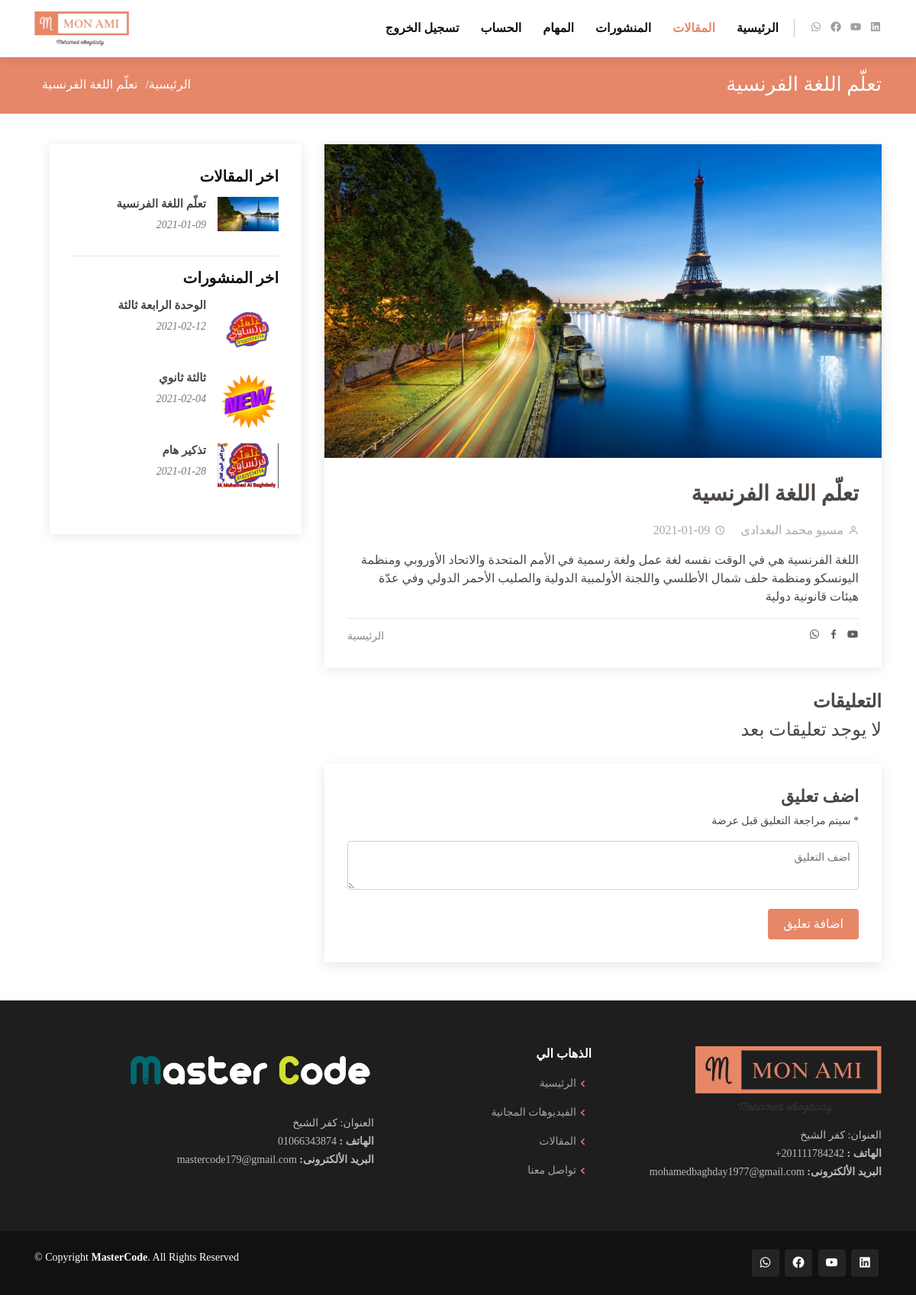
The app's page /postcontent.php?postid=50 (signed in) with its own data.
### tables this page shows
CREATE TABLE `post` (
  `post_id` int(11) NOT NULL,
  `post_name` varchar(255) NOT NULL,
  `post_description` text NOT NULL,
  `post_image` varchar(255) NOT NULL,
  `post_data` date NOT NULL,
  `allow_comment` tinyint(4) NOT NULL DEFAULT '0',
  `users` int(11) NOT NULL,
  `tags` varchar(225) NOT NULL,
  `type` tinyint(4) DEFAULT NULL,
  `cat_id` int(11) DEFAULT NULL
);

### postcontent.php (the view, shortened to what this page needs)
<?php
include 'inital.php';
$getUser = $con->prepare("SELECT * FROM members WHERE username = ?");
$getUser->execute(array($sessionUser));
$info = $getUser->fetch();
if (isset($_SESSION['user']) && $info['regstatus'] == 1) {
    $post_id = isset($_GET['postid']) && is_numeric($_GET['postid']) ? intval($_GET['postid']) : 0;
    $getposts = $con->prepare("SELECT * FROM post where post_id = ?");
    $getposts->execute(array($post_id));
    $post = $getposts->fetch();
    if(!empty($post)){
    include $tpl . 'header2.php';
?>
<main id="main" style="direction: rtl;">
    <section id="breadcrumbs" class="breadcrumbs">
        <div class="container">
            <div class="d-flex justify-content-between align-items-center">
            <h2 class="mt-2 text-right"><?php echo $post['post_name'] ;?></h2>
            <ol>
                <li><a href="index.html">الرئيسية</a></li>
                <li><?php echo $post['post_name'] ;?></li>
            </ol>
            </div>
        </div>
    </section>
    <section id="blog" class="blog">
    <div class="container">
        <div class="row">
            <div class="col-lg-8 entries">
                <article class="entry entry-single" data-aos="fade-up">
                    <div class="entry-img">
                        <img src="admin/uploads/<?php echo $post['post_image'];?>" alt="" class="img-fluid">
                    </div>
                    <h2 class="entry-title">
                        <?php echo $post['post_name'] ;?>
                    </h2>
                    <div class="entry-meta">
                        <ul>
                        <li class="d-flex align-items-center"><i class="bx bx-user"></i>  مسيو محمد البغدادى </li>
                        <li class="d-flex align-items-center"><i class="bx bx-time-five "></i> <time datetime="2020-01-01">  <?php echo $post['post_data'] ;?>  </time></li>
                        </ul>
                    </div>
                    <div class="entry-content">
                        <p><?php echo $post['post_description'] ;?></p>
                    </div>
                    <div class="entry-footer clearfix">
                        <div class="float-left">
                            <ul class="cats">
                                <li><a href="posts.php">الرئيسية</a></li>
                            </ul>
                        </div>
                        <div class="float-right share">
                            <a href="https://wa.me/+0201111784242"><i class="bx bxl-whatsapp"></i></a>
                            <a href="https://www.facebook.com/groups/646058849298314/?ref=share"><i class="bx bxl-facebook"></i></a>
                            <a href="https://www.youtube.com/channel/UCPTVpli6kpi08OdsMkLFwlQ/featured"><i class="bx bxl-youtube"></i></a>
                        </div>
                    </div>
                </article>
                <div class="blog-comments text-right" data-aos="fade-up">
                    <h4 class="comments-count">التعليقات</h4>
                    <?php
                        $stmt = $con->prepare("SELECT
                                                    comments.*, members.username AS Member, members.avatar As image
                                                FROM
                                                    comments
                                                INNER JOIN
                                                    members
                                                ON
                                                    members.userid = comments.member_id
                                                WHERE
                                                    post_id = ?
                                                AND
                                                    status = 1
                                                ORDER BY
                                                    post_id desc");
                        $stmt->execute(array($post['post_id']));
                        $comments = $stmt->fetchAll();
                        if (! empty($comments)) {
                        foreach ($comments as $comment) {
                    ?>
                    <div id="comment-1" class="comment clearfix">
                        <img src="assets/img/img.png" class="comment-img float-right" alt="">
                        <h5><?php echo $comment['Member'] ?></h5>
                        <time datetime="2020-01-01"><?php echo $comment['comment_data'] ?></time>
                        <p><?php echo $comment['comment'] ?></p>
                    </div>
                    <hr>
                    <?php } } else {
                        echo '<h4>لا يوجد تعليقات بعد</h4>';
                    }?>
                    <div class="reply-form text-right">
                        <h4>اضف تعليق</h4>
                        <p>* سيتم مراجعة التعليق قبل عرضة</p>
                        <form action="postcontent.php?postid=<?php echo $post['post_id'] ;?>" method="POST">
                            <div class="row ">
                                <div class="col form-group">
                                    <textarea name="comment" class="form-control" placeholder="اضف التعليق"></textarea>
                                </div>
                            </div>
                            <button type="submit" class="btn btn-primary">اضافة تعليق</button>
                        </form>
                    </div>
                </div>
            </div>
            <div class="col-lg-4">
                <div class="sidebar text-right" data-aos="fade-left">
                    <h3 class="sidebar-title">اخر المقالات</h3>
                    <div class="sidebar-item recent-posts">
                        <?php
                            $sts = $con->prepare("SELECT * FROM post where type = 1 ORDER BY post_id  DESC limit 4");
                            $sts->execute();
                            $sts = $sts->fetchAll();
                            foreach($sts as $last_post){
                        ?>
                            <div class="post-item clearfix">
                                <img src="admin/uploads/<?php echo $last_post['post_image'] ;?>" alt="">
                                <h4><?php echo $last_post['post_name']; ?></h4>
                                <time datetime="2020-01-01"><?php echo $last_post['post_data']; ?></time>
                            </div>
                        <?php } ?>
                    </div>
                    <hr>
                    <h3 class="sidebar-title">اخر المنشورات</h3>
                    <div class="sidebar-item recent-posts">
                        <?php
                            $sts = $con->prepare("SELECT * FROM post where type = 0 AND cat_id = ? ORDER BY post_id  DESC limit 4");
                            $sts->execute(array($info['groupid']));
                            $sts = $sts->fetchAll();
                            foreach($sts as $last_act){
                        ?>
                        <div class="post-item clearfix">
                            <img src="admin/uploads/<?php echo $last_act['post_image'] ;?>" alt="">
                            <h4><?php echo $last_act['post_name']; ?></h4>
                            <time datetime="2020-01-01"><?php echo $last_act['post_data']; ?></time>
                        </div>
                        <?php } ?>
                    </div>
                </div>
            </div>
        </div>
    </div>
    </section>
</main>
<?php
include $tpl . 'footer.php';
include $tpl . 'scripts.php';
}else {
    header('Location: 404-error.php');
    exit();
}
}else {
    header('Location: index.php');
    exit();
}
?>

### assets/css/style.css (style rules this page uses)
a { color: #e68768; }
section { padding: 60px 0; overflow: hidden; }
.breadcrumbs { padding: 15px 0; background: #e68768; min-height: 40px; margin-top: 72px; }
.breadcrumbs h2 { font-size: 26px; font-weight: 300; color: #fff; }
.breadcrumbs ol { display: flex; flex-wrap: wrap; list-style: none; padding: 0; margin: 0; color: #fff; }
.breadcrumbs ol a { color: #fff; }
.breadcrumbs ol li + li { padding-left: 10px; }
.breadcrumbs ol li + li::before { display: inline-block; padding-left: 10px; color: #fff; content: "/"; }
.blog { padding: 40px 0 20px 0; }
.blog .entry { padding: 30px; margin-bottom: 60px; box-shadow: 0px 2px 15px rgba(0, 0, 0, 0.1); text-align: right; }
.blog .entry .entry-img { max-height: 500px; margin: -30px -30px 30px -30px; overflow: hidden; }
.blog .entry .entry-title { font-size: 28px; font-weight: bold; padding: 0; margin: 0 0 20px 0; }
.blog .entry .entry-meta { margin-bottom: 15px; color: #aaaaaa; }
.blog .entry .entry-meta ul { display: flex; flex-wrap: wrap; list-style: none; padding: 0; margin: 0; }
.blog .entry .entry-meta ul li + li { padding-right: 20px; }
.blog .entry .entry-meta i { font-size: 14px; padding-left: 6px; }
.blog .entry .entry-content p { line-height: 24px; }
.blog .entry .entry-footer { padding-top: 10px; border-top: 1px solid #e6e6e6; }
.blog .entry .entry-footer i { color: #5e5e5e; display: inline; }
.blog .entry .entry-footer a { color: #8b8b8b; transition: 0.3s; }
.blog .entry .entry-footer .cats { list-style: none; display: inline; padding: 0 20px 0 0; font-size: 14px; }
.blog .entry .entry-footer .cats li { display: inline-block; }
.blog .entry .entry-footer .share { font-size: 16px; }
.blog .entry .entry-footer .share i { padding-left: 5px; }
.blog .entry-single { margin-bottom: 30px; }
.blog .blog-comments { margin-bottom: 30px; }
.blog .blog-comments .comments-count { font-weight: bold; }
.blog .blog-comments .reply-form { margin-top: 30px; padding: 30px; box-shadow: 0 4px 16px rgba(0, 0, 0, 0.1); }
.blog .blog-comments .reply-form h4 { font-weight: bold; font-size: 22px; }
.blog .blog-comments .reply-form p { font-size: 14px; }
.blog .blog-comments .reply-form textarea { border-radius: 0; padding: 10px 10px; font-size: 14px; border-radius: 4px; }
.blog .blog-comments .reply-form .form-group { margin-bottom: 25px; }
.blog .blog-comments .reply-form .btn-primary { padding: 8px 20px; border: 0; border-radius: 4px; background-color: #e68768; }
.blog .sidebar { padding: 30px; margin: 0 0 60px 20px; box-shadow: 0px 2px 15px rgba(0, 0, 0, 0.1); }
.blog .sidebar .sidebar-title { font-size: 20px; font-weight: 700; padding: 0 0 0 0; margin: 0 0 15px 0; color: #111; position: relative; }
.blog .sidebar .sidebar-item { margin-bottom: 30px; }
.blog .sidebar .recent-posts .post-item + .post-item { margin-top: 15px; }
.blog .sidebar .recent-posts img { width: 80px; float: right; }
.blog .sidebar .recent-posts h4 { font-size: 15px; margin-right: 95px; font-weight: bold; }
.blog .sidebar .recent-posts time { display: block; margin-right: 95px; font-style: italic; font-size: 14px; color: #777777; }

### records on screen
post: post_name "تعلّم اللغة الفرنسية", post_image (picture), post_data "2021-01-09", post_description "اللغة الفرنسية هي في الوقت نفسه لغة عمل ولغة رسمية في الأمم المتحدة والاتحاد الأوروبي ومنظمة اليونسكو ومنظمة حلف شمال الأطلسي واللجنة الأولمبية الدولية والصليب الأحمر الدولي وفي عدّة هيئات قانونية دولية"
post: post_image (picture), post_name "الوحدة الرابعة ثالثة", post_data "2021-02-12"
post: post_image (picture), post_name "ثالثة ثانوي", post_data "2021-02-04"
post: post_image (picture), post_name "تذكير هام", post_data "2021-01-28"
